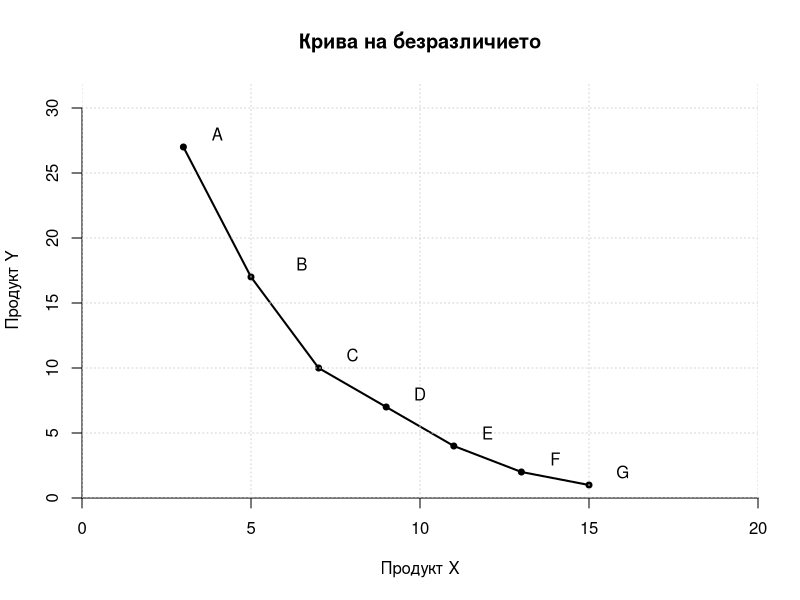
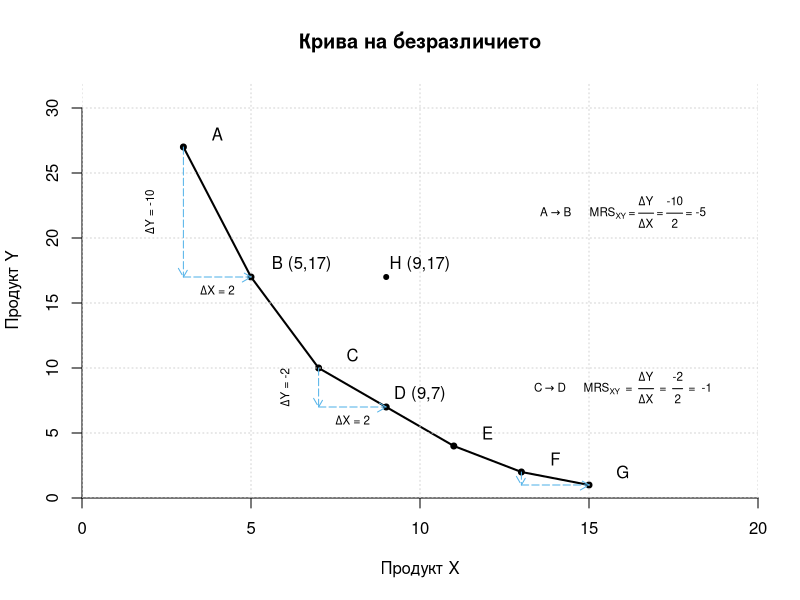
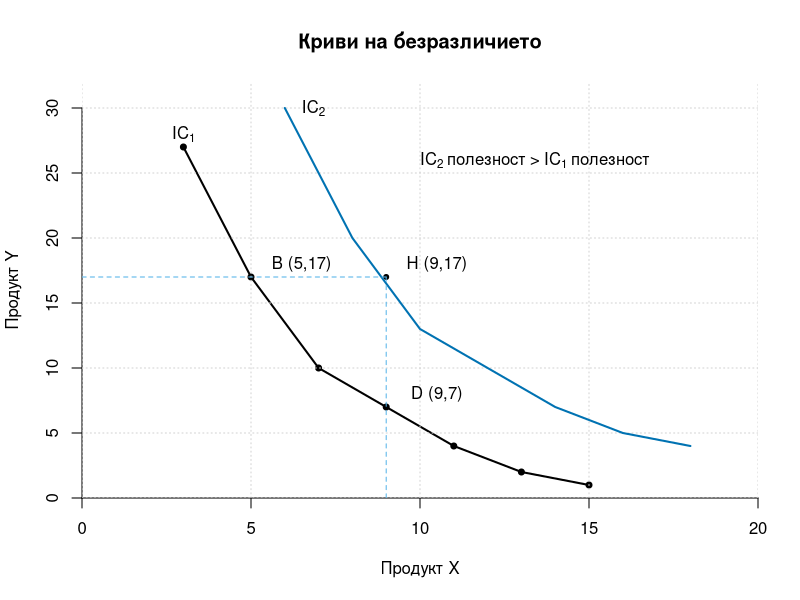
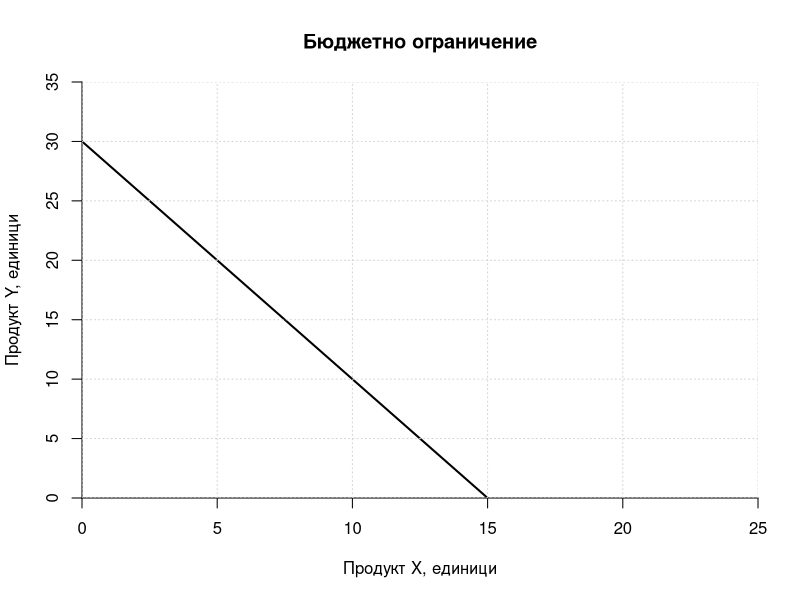
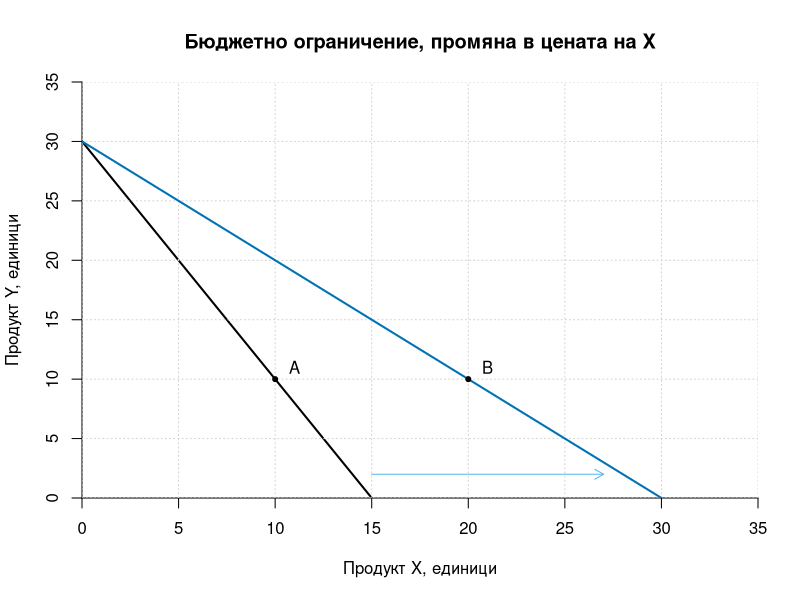
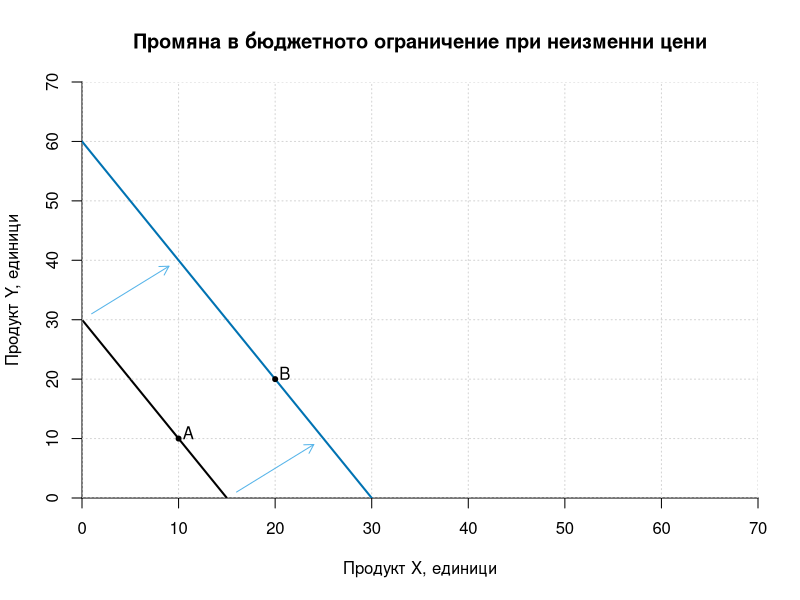
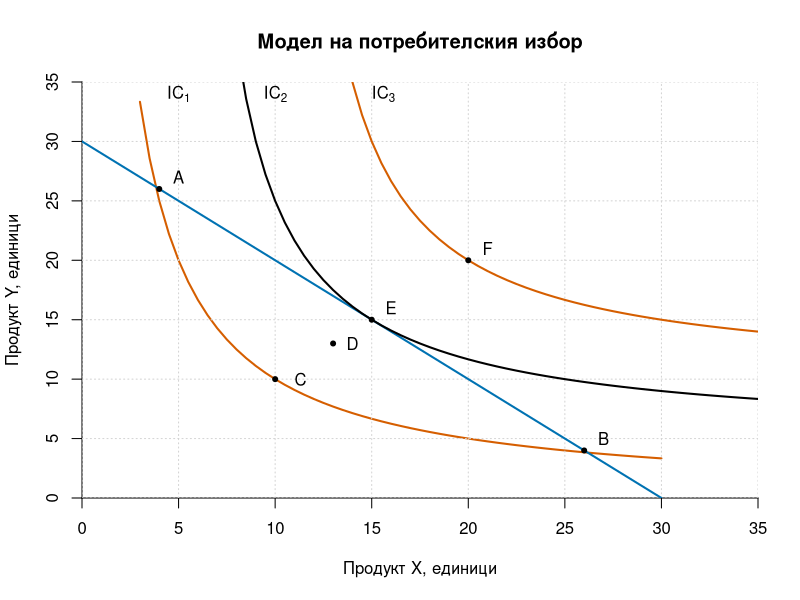
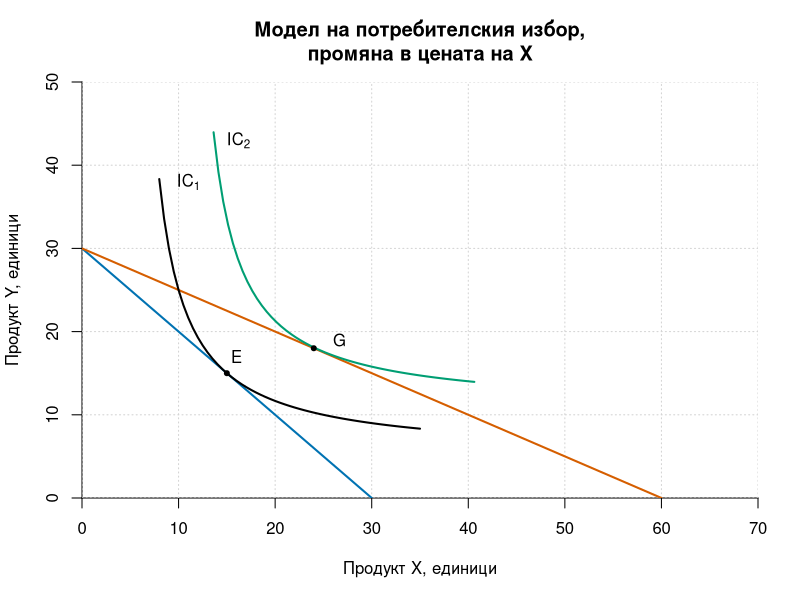

Here is the R script that generated these plots, in order:
# define colors that are colorblind

cwcher <- "#000000"
cwkerem <- "#D55E00"
cwsin <- "#0072B2"
cwzel <- "#009E73"
cworange <- "#E69F00"
cwnebesno <- "#56B4E9"
cwzhylt <- "#F0E442"
cwlilaw <- "#CC79A7"


# Indifference curve

png(filename = "l3_indif_curve.png", width = 800, height = 600, res = 100)

prX <- c(3,5,7,9,11,13,15)
prY <- c(27,17,10,7,4,2,1)
prX2 <- prX + 3
prY2 <- prY + 3
plot(prX, prY, type = "o", xlim = c(0,20), ylim = c(0,32), 
     xaxs = "i", yaxs = "i", lwd = 2, pch = 20, bty = "n",
     xlab = "Продукт X", ylab = "Продукт Y",
     main = "Крива на безразличието")
grid()
text(4,28, "A")
text(6.5,18, "B")
text(8,11, "C")
text(10,8, "D")
text(12,5, "E")
text(14,3, "F")
text(16,2, "G")

dev.off()


# Indifference curve with MRS

png(filename = "l3_indif_curve_MRS.png", width = 800, height = 600, res = 100)

plot(prX, prY, type = "o", xlim = c(0,20), ylim = c(0,32), 
     xaxs = "i", yaxs = "i", lwd = 2, pch = 20, bty = "n",
     xlab = "Продукт X", ylab = "Продукт Y",
     main = "Крива на безразличието")
grid()
arrows(3,27,3,17, lty = 5, col = cwnebesno, length = 0.1)
arrows(3,17,5,17, lty = 5, col = cwnebesno, length = 0.1)
arrows(7,10,7,7, lty = 5, col = cwnebesno, length = 0.1)
arrows(7,7,9,7, lty = 5, col = cwnebesno, length = 0.1)
arrows(13,2,13,1, lty = 5, col = cwnebesno, length = 0.1)
arrows(13,1,15,1, lty = 5, col = cwnebesno, length = 0.1)
points(9,17, pch = 20)
text(10,18, "H (9,17)")
text(4,28, "A")
text(6.5,18, "B (5,17)")
text(8,11, "C")
text(10,8, "D (9,7)")
text(12,5, "E")
text(14,3, "F")
text(16,2, "G")
text(2,22, expression(paste(Delta, "Y = -10")), srt = 90, adj = 0.5, cex = 0.7) 
text(4,16, expression(paste(Delta, "X = 2")), adj = 0.5, cex = 0.7)
text(6,8.5, expression(paste(Delta, "Y = -2")), srt = 90, adj = 0.5, cex = 0.7)
text(8,6, expression(paste(Delta, "X = 2")), adj = 0.5, cex = 0.7)
text(16,22, expression("A"%->%"B"~~~~~~"MRS"[XY]~"="~frac(paste(Delta, "Y"), paste(Delta, "X"))~"="~frac(paste("-10"),paste(2))~"="~"-5"), cex = 0.7)
text(16,8.5, expression("C"%->%"D"~~~~~~"MRS"[XY]~~"="~~frac(paste(Delta, "Y"), paste(Delta, "X"))~~"="~~frac(paste("-2"), paste("2"))~~"="~~"-1"), cex = 0.7)

dev.off()




# Shift of the indifference curve

png(filename = "l3_indif_curve_shift.png", width = 800, height = 600, res = 100)

plot(prX, prY, type = "o", xlim = c(0,20), ylim = c(0,32), 
     xaxs = "i", yaxs = "i", lwd = 2, pch = 20, bty = "n",
     xlab = "Продукт X", ylab = "Продукт Y",
     main = "Криви на безразличието")
grid()
points(9,17, pch = 20)
text(10.5,18, "H (9,17)")
text(6.5,18, "B (5,17)")
text(10.5,8, "D (9,7)")
text(3,28, expression("IC"[1]))
text(6.5,30, expression("IC"[2]), adj = 0)
text(10,26, expression("IC"[2]~"полезност"~">"~"IC"[1]~"полезност"), adj = 0)
lines(prX2, prY2, type = "l", col = cwsin , lwd = 2)
segments(0,17,9,17, lty = 2, col = cwnebesno)
segments(9,0,9,17, lty = 2, col = cwnebesno)

dev.off()

# Budget line

png(filename = "l3_budget_line.png", width = 800, height = 600, res = 100)

plot(x = c(0,15), y = c(30,0), xlim = c(0,25), ylim = c(0,35),
     type = "l", lwd = 2, bty = "n",
     xlab = "Продукт X, единици", ylab = "Продукт Y, единици", 
     xaxs = "i", yaxs = "i",
     main = "Бюджетно ограничение")
grid()

dev.off()


# Budget line price change

png(filename = "l3_budget_line_price_change.png", width = 800, height = 600, res = 100)

plot(x = c(0,15), y = c(30,0), xlim = c(0,35), ylim = c(0,35),
     type = "l", lwd = 2, bty = "n",
     xlab = "Продукт X, единици", ylab = "Продукт Y, единици", 
     xaxs = "i", yaxs = "i",
     main = "Бюджетно ограничение, промяна в цената на X")
grid()
lines(x = c(0,30), y = c(30,0), col = cwsin, lwd = 2)
points(10,10, pch = 20)
text(11,11, "A")
points(20,10, pch = 20)
text(21,11, "B")
arrows(15,2,27,2, length = 0.1, col = cwnebesno, lwd = 1)

dev.off()


# Budget line change

png(filename = "l3_budget_line_change.png", width = 800, height = 600, res = 100)


plot(x = c(0,15), y = c(30,0), xlim = c(0,70), ylim = c(0,70),
     type = "l", lwd = 2, bty = "n",
     xlab = "Продукт X, единици", ylab = "Продукт Y, единици", 
     xaxs = "i", yaxs = "i",
     main = "Промяна в бюджетното ограничение при неизменни цени")
grid()
lines(x = c(0,30), y = c(60,0), col = cwsin, lwd = 2)
points(10,10, pch = 20)
text(11,11, "A")
points(20,20, pch = 20)
text(21,21, "B")
arrows(1,31,9,39, length = 0.1, col = cwnebesno, lwd = 1)
arrows(16,1,24,9, length = 0.1, col = cwnebesno, lwd = 1)

dev.off()


# Consumer choice model

png(filename = "l3_consumer_choice_model.png", width = 800, height = 600, res = 100)

lineX <- seq(3,30, 0.5)
lineY <- 100/lineX
plot(lineX, lineY, type = "l", xaxs = "i", yaxs = "i", lwd = 2, col = cwkerem,
     xlim = c(0,35), ylim = c(0,35), bty = "n",
     xlab = "Продукт X, единици", ylab = "Продукт Y, единици",
     main = "Модел на потребителския избор")
grid()
lines(x = c(0,30), y = c(30,0), type = "l", col = cwsin, lwd = 2)
lines(x = lineX + 5, y = lineY + 5, type = "l", lwd = 2)
lines(x = lineX + 10, y = lineY + 10, type = "l", lwd = 2, col = cwkerem)
points(4,26, pch = 20)
points(26,4, pch = 20)
points(10,10, pch = 20)
points(13,13, pch = 20)
points(15,15, pch = 20)
points(20,20, pch = 20)
text(5,27, "A")
text(27,5, "B")
text(11,10, "C", adj = 0)
text(14,13, "D")
text(16,16, "E")
text(21,21, "F")
text(5,34, expression("IC"[1]))
text(10,34, expression("IC"[2]))
text(15,34, expression("IC"[3]), adj = 0)

dev.off()


png(filename = "l3_consumer_choice_change.png", width = 800, height = 600, res = 100)

plot(lineX, lineY, xaxs = "i", yaxs = "i", 
     type = "n", lwd = 2, col = cwcher,
     xlim = c(0,70), ylim = c(0,50), bty = "n",
     xlab = "Продукт X, единици", ylab = "Продукт Y, единици",
     main = "Модел на потребителския избор,\nпромяна в цената на X")
grid()
lines(x = c(0,30), y = c(30,0), type = "l", col = cwsin, lwd = 2)
lines(x = c(0,60), y = c(30,0), type =  "l" ,col = cwkerem, lwd = 2)
lines(x = lineX + 5, y = lineY + 5, type = "l", lwd = 2)
lines(x = lineX + 10.625, y = lineY + 10.625, type = "l", lwd = 2, col = cwzel)
points(15,15, pch = 20)
points(24,18, pch = 20)
text(16,17, "E")
text(26,19, "G", adj = 0)
text(11,38, expression("IC"[1]))
text(15,43, expression("IC"[2]), adj = 0)

dev.off()


# Криви на безразличие, изразяващи различно предпочитение към едно или друго благо

lineX <- seq(3,30, 0.5)
# from Cobb-Douglas 10 = x^0.3*y^0.7
lineYprefY <- (10 / lineX^(0.3))^(1/0.7)
# from Cobb-Douglas 10 = x^0.7*y^0.3
lineYprefX <-  (10/ seq(7,22, 0.5)^(0.7))^(1/0.3)

png(filename = "l3_curves_different_preferences.png", width = 800, height = 600, res = 100)

plot(lineX, lineYprefY, type = "l", xaxs = "i", yaxs = "i", lwd = 2, col = cwsin,
     xlim = c(0,35), ylim = c(0,35), bty = "n",
     xlab = "Продукт X, единици", ylab = "Продукт Y, единици",
     main = "Криви, отразяващи различни предпочитания")
grid()
lines(x = seq(7,22, 0.5), y = lineYprefX, col = cwkerem)
text(5,17, expression("IC"[1]))
text(8,24, expression("IC"[2]))

dev.off()


# Price subsidy
png(filename = "l3_price_subsidy.png", width = 800, height = 600, res = 100)

plot(seq(5,150,1), y = 2500/seq(5,150,1), type = "l", xaxs = "i", yaxs = "i", lwd = 2, col = cwsin,
     xlim = c(0,200), ylim = c(0,200), bty = "n",
     xlab = "Продукт X, единици", ylab = "Продукт Y, единици",
     main = "Субсидия в цената на продукт X")
grid()
lines(x = c(0,100), y = c(100,0), type = "l", col = cwsin, lwd = 2)
# x = 50, y = 50

# Субсидия в цената
lines(x = c(0,200), y = c(100,0), type = "l", col = cwzel, lwd = 2)
lines(x = seq(5,150,1), y = 5000/seq(5,150,1), col = cwzel, lwd = 2)
# x = 100, y = 50

dev.off()


png(filename = "l3_price_and_income_subsidy.png", width = 800, height = 600, res = 100)

plot(seq(5,150,1), y = 2500/seq(5,150,1), type = "l", xaxs = "i", yaxs = "i", lwd = 2, col = cwsin,
     xlim = c(0,200), ylim = c(0,200), bty = "n",
     xlab = "Продукт X, единици", ylab = "Продукт Y, единици",
     main = "Субсидия в цената и субсидия в дохода")
grid()
lines(x = c(0,100), y = c(100,0), type = "l", col = cwsin, lwd = 2)
# x = 50, y = 50

# Субсидия в цената
lines(x = c(0,200), y = c(100,0), type = "l", col = cwzel, lwd = 2)
lines(x = seq(5,150,1), y = 5000/seq(5,150,1), col = cwzel, lwd = 2)
# x = 100, y = 50

# Субсидия на дохода
lines(x = c(0,150), y = c(150,0), type = "l", col = cwkerem, lwd = 2)
lines(x = seq(5,150,1), 5625/seq(5,150,1), col = cwkerem, lwd = 2)
# x = 75, y = 75

dev.off()

# Income and substitution effect - price increase

# Price subsidy
png(filename = "l3_price_subsidy.png", width = 800, height = 600, res = 100)

plot(seq(5,150,1), y = 2500/seq(5,150,1), type = "l", xaxs = "i", yaxs = "i", lwd = 2, col = cwsin,
     xlim = c(0,200), ylim = c(0,200), bty = "n",
     xlab = "Продукт X, единици", ylab = "Продукт Y, единици",
     main = "Субсидия в цената на продукт X")
grid()
lines(x = c(0,100), y = c(100,0), type = "l", col = cwsin, lwd = 2)
# x = 50, y = 50

# Субсидия в цената
lines(x = c(0,200), y = c(100,0), type = "l", col = cwzel, lwd = 2)
lines(x = seq(5,150,1), y = 5000/seq(5,150,1), col = cwzel, lwd = 2)
# x = 100, y = 50

lines(x = c(0,100*2^0.5), y = c(100*2^0.5, 0), type = "l", col = cwzhylt, lwd = 2)
# x = 50*2^0.5, y = 50*2^0.5

# Income and substitution effect - price decrease of X

png(filename = "l3_income_and_substitution.png", width = 800, height = 600, res = 100)

plot(seq(5,150,1), y = 2500/seq(5,150,1), type = "l", xaxs = "i", yaxs = "i", lwd = 2, col = cwsin,
     xlim = c(0,200), ylim = c(0,200), bty = "n",
     xlab = "Продукт X, единици", ylab = "Продукт Y, единици",
     main = "Ефект на заместването и на дохода при намаление в Px")
grid()
lines(x = c(0,100), y = c(100,0), type = "l", col = cwsin, lwd = 2)
# x = 50, y = 50

# Субсидия в цената
lines(x = c(0,200), y = c(100,0), type = "l", col = cwzel, lwd = 2)
lines(x = seq(5,150,1), y = 5000/seq(5,150,1), col = cwzel, lwd = 2)
# x = 100, y = 50

lines(x = c(0,100*2^0.5), y = c(50*2^0.5, 0), type = "l", col = cwzhylt, lwd = 2)

lines(x = c(50*2^0.5, 50*2^0.5), y = c(0, 25*2^0.5), type = "l", col = cwnebesno, lty = "dashed")
lines(x = c(0, 50*2^0.5), y = c(25*2^0.5, 25*2^0.5), type = "l", col = cwnebesno, lty = "dashed")


lines(x = c(100, 100), y = c(0, 50), type = "l", col = cwnebesno, lty = "dashed")
lines(x = c(0, 100), y = c(50, 50), type = "l", col = cwnebesno, lty = "dashed")

lines(x = c(50,50), y = c(0, 50), type = "l", col = cwnebesno, lty = "dashed")

dev.off()
